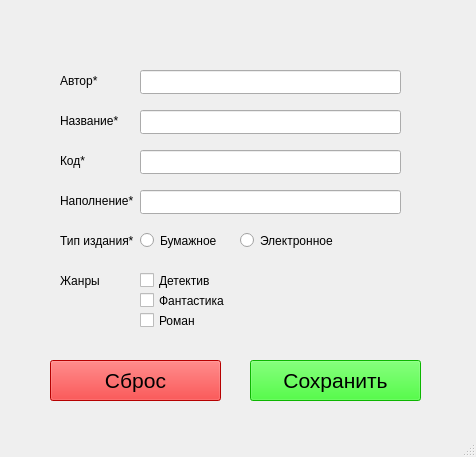
<?xml version="1.0" encoding="UTF-8"?>
<ui version="4.0">
 <class>MainWindow</class>
 <widget class="QMainWindow" name="MainWindow">
  <property name="geometry">
   <rect>
    <x>0</x>
    <y>0</y>
    <width>476</width>
    <height>457</height>
   </rect>
  </property>
  <property name="windowTitle">
   <string>MainWindow</string>
  </property>
  <widget class="QWidget" name="centralwidget">
   <widget class="QLineEdit" name="author">
    <property name="geometry">
     <rect>
      <x>140</x>
      <y>70</y>
      <width>261</width>
      <height>24</height>
     </rect>
    </property>
   </widget>
   <widget class="QLabel" name="author_label">
    <property name="geometry">
     <rect>
      <x>60</x>
      <y>70</y>
      <width>49</width>
      <height>21</height>
     </rect>
    </property>
    <property name="text">
     <string>Автор*</string>
    </property>
   </widget>
   <widget class="QLineEdit" name="name">
    <property name="geometry">
     <rect>
      <x>140</x>
      <y>110</y>
      <width>261</width>
      <height>24</height>
     </rect>
    </property>
   </widget>
   <widget class="QLabel" name="name_label">
    <property name="geometry">
     <rect>
      <x>60</x>
      <y>110</y>
      <width>71</width>
      <height>21</height>
     </rect>
    </property>
    <property name="text">
     <string>Название*</string>
    </property>
   </widget>
   <widget class="QLabel" name="code_label">
    <property name="geometry">
     <rect>
      <x>60</x>
      <y>150</y>
      <width>61</width>
      <height>21</height>
     </rect>
    </property>
    <property name="text">
     <string>Код*</string>
    </property>
   </widget>
   <widget class="QLineEdit" name="code">
    <property name="geometry">
     <rect>
      <x>140</x>
      <y>150</y>
      <width>261</width>
      <height>24</height>
     </rect>
    </property>
   </widget>
   <widget class="QLabel" name="contents_label">
    <property name="geometry">
     <rect>
      <x>60</x>
      <y>190</y>
      <width>81</width>
      <height>21</height>
     </rect>
    </property>
    <property name="text">
     <string>Наполнение*</string>
    </property>
   </widget>
   <widget class="QLineEdit" name="contents">
    <property name="geometry">
     <rect>
      <x>140</x>
      <y>190</y>
      <width>261</width>
      <height>24</height>
     </rect>
    </property>
   </widget>
   <widget class="QLabel" name="type_label">
    <property name="geometry">
     <rect>
      <x>60</x>
      <y>230</y>
      <width>81</width>
      <height>21</height>
     </rect>
    </property>
    <property name="text">
     <string>Тип издания*</string>
    </property>
   </widget>
   <widget class="QRadioButton" name="type_paper">
    <property name="geometry">
     <rect>
      <x>140</x>
      <y>230</y>
      <width>90</width>
      <height>21</height>
     </rect>
    </property>
    <property name="text">
     <string>Бумажное</string>
    </property>
    <property name="checkable">
     <bool>true</bool>
    </property>
    <property name="autoExclusive">
     <bool>true</bool>
    </property>
   </widget>
   <widget class="QRadioButton" name="type_digital">
    <property name="geometry">
     <rect>
      <x>240</x>
      <y>230</y>
      <width>101</width>
      <height>21</height>
     </rect>
    </property>
    <property name="text">
     <string>Электронное</string>
    </property>
    <property name="autoExclusive">
     <bool>true</bool>
    </property>
   </widget>
   <widget class="QLabel" name="genres_label">
    <property name="geometry">
     <rect>
      <x>60</x>
      <y>270</y>
      <width>71</width>
      <height>21</height>
     </rect>
    </property>
    <property name="text">
     <string>Жанры</string>
    </property>
   </widget>
   <widget class="QCheckBox" name="genre_detective">
    <property name="geometry">
     <rect>
      <x>140</x>
      <y>270</y>
      <width>77</width>
      <height>21</height>
     </rect>
    </property>
    <property name="text">
     <string>Детектив</string>
    </property>
   </widget>
   <widget class="QCheckBox" name="genre_fiction">
    <property name="geometry">
     <rect>
      <x>140</x>
      <y>290</y>
      <width>91</width>
      <height>21</height>
     </rect>
    </property>
    <property name="text">
     <string>Фантастика</string>
    </property>
   </widget>
   <widget class="QCheckBox" name="genre_novel">
    <property name="geometry">
     <rect>
      <x>140</x>
      <y>310</y>
      <width>91</width>
      <height>21</height>
     </rect>
    </property>
    <property name="text">
     <string>Роман</string>
    </property>
   </widget>
   <widget class="QPushButton" name="discard">
    <property name="geometry">
     <rect>
      <x>50</x>
      <y>360</y>
      <width>171</width>
      <height>41</height>
     </rect>
    </property>
    <property name="font">
     <font>
      <pointsize>16</pointsize>
     </font>
    </property>
    <property name="styleSheet">
     <string notr="true">background-color: rgb(255, 0, 0);
color: rgb(0, 0, 0);</string>
    </property>
    <property name="text">
     <string>Сброс</string>
    </property>
   </widget>
   <widget class="QPushButton" name="save">
    <property name="geometry">
     <rect>
      <x>250</x>
      <y>360</y>
      <width>171</width>
      <height>41</height>
     </rect>
    </property>
    <property name="font">
     <font>
      <pointsize>16</pointsize>
     </font>
    </property>
    <property name="styleSheet">
     <string notr="true">background-color: rgb(17, 255, 0);
color: rgb(0, 0, 0);</string>
    </property>
    <property name="text">
     <string>Сохранить</string>
    </property>
   </widget>
   <widget class="QLabel" name="author_error">
    <property name="geometry">
     <rect>
      <x>410</x>
      <y>70</y>
      <width>271</width>
      <height>21</height>
     </rect>
    </property>
    <property name="styleSheet">
     <string notr="true">color: rgb(255, 0, 0);</string>
    </property>
    <property name="text">
     <string/>
    </property>
   </widget>
   <widget class="QLabel" name="name_error">
    <property name="geometry">
     <rect>
      <x>410</x>
      <y>110</y>
      <width>271</width>
      <height>21</height>
     </rect>
    </property>
    <property name="styleSheet">
     <string notr="true">color: rgb(255, 0, 0);</string>
    </property>
    <property name="text">
     <string/>
    </property>
   </widget>
   <widget class="QLabel" name="code_error">
    <property name="geometry">
     <rect>
      <x>410</x>
      <y>150</y>
      <width>271</width>
      <height>21</height>
     </rect>
    </property>
    <property name="styleSheet">
     <string notr="true">color: rgb(255, 0, 0);</string>
    </property>
    <property name="text">
     <string/>
    </property>
   </widget>
   <widget class="QLabel" name="contents_error">
    <property name="geometry">
     <rect>
      <x>410</x>
      <y>190</y>
      <width>271</width>
      <height>21</height>
     </rect>
    </property>
    <property name="styleSheet">
     <string notr="true">color: rgb(255, 0, 0);</string>
    </property>
    <property name="text">
     <string/>
    </property>
   </widget>
   <widget class="QLabel" name="type_error">
    <property name="geometry">
     <rect>
      <x>350</x>
      <y>230</y>
      <width>331</width>
      <height>21</height>
     </rect>
    </property>
    <property name="styleSheet">
     <string notr="true">color: rgb(255, 0, 0);</string>
    </property>
    <property name="text">
     <string/>
    </property>
   </widget>
  </widget>
  <widget class="QStatusBar" name="statusbar"/>
 </widget>
 <resources/>
 <connections/>
</ui>
